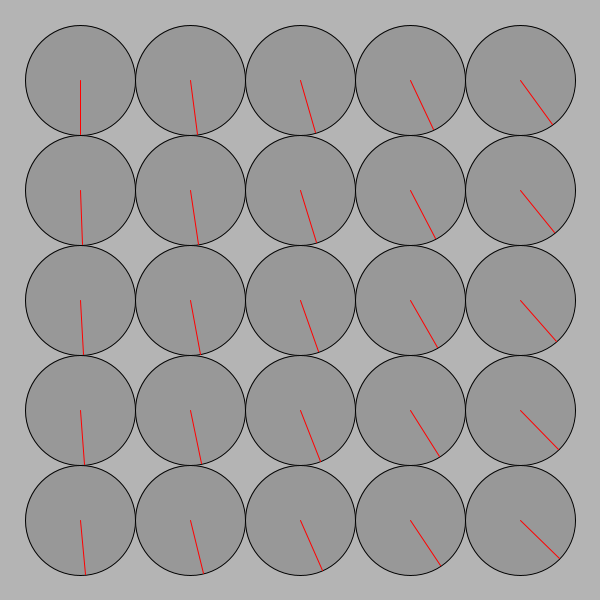
Frame 1 (no input)
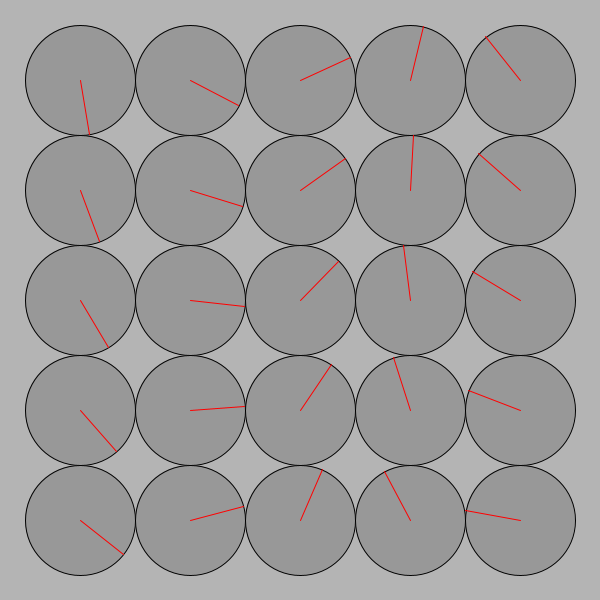
Frame 60 (the mouse pressed at the canvas centre just before this capture)
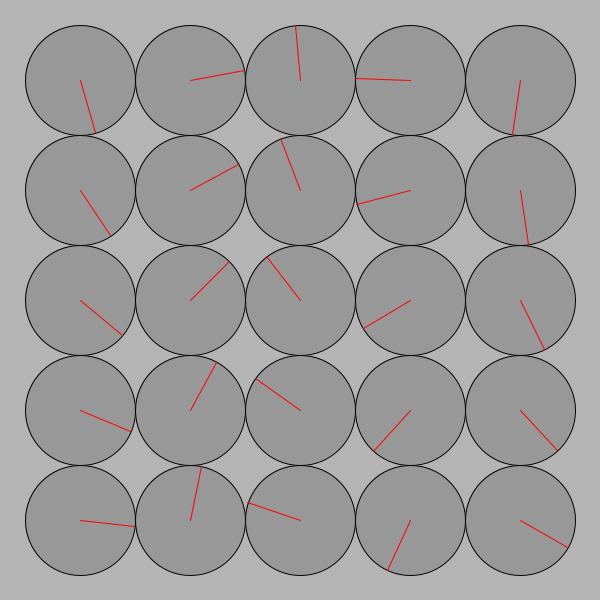
Frame 120 (the mouse held since frame 60 and released just before this capture)

The Processing sketch that drew these frames (run headless with seeded random() and noise(); from frame 60 on, the mouse is pressed at the canvas centre):

// Processing sketch: processing_151455
// ── processing_151455.pde

/*
 * Creative Coding
 * Week 2, 04 - The Clocks
 * by Indae Hwang and Jon McCormack
 * Copyright (c) 2014 Monash University
 *
 * This program draws a grid of circular "clocks", whose hands move according to the elasped time.
 * The higher the clock number the faster it moves, the first clock takes 1 min to go all the way around.
 * The function "movingCircle" is used to draw each clock. It is passed the position, size and hand angle
 * as arguments.
 * 
 */

void setup() {
  size(600, 600);
  background(180);
  rectMode(CENTER);
  noStroke();
}


void draw() {
  background(180);
  noStroke();

  int num = 5;
  int margin = 80;

  float gutter = 0; //distance between each cell
  float cellsize = ( width - (2 * margin) - gutter * (num - 1) ) / (num - 1);

  int circleNumber = 0; // counter
  int circleNumber2 = 0; // to make hands go backwards

  for (int i=0; i<num; i++) {
    for (int j=0; j<num; j++) {
      ++circleNumber; ++circleNumber2; // no.2 part of code to make hands go backwards
 //}
// { 
if (i%2!=0) {
      float tx = margin + cellsize * i + gutter * i;
      float ty = margin + cellsize * j + gutter * j;

      movingCircle(tx, ty, cellsize, circleNumber * TWO_PI * millis() / 60000.0);
 
    } else
    // if (j%2!=0)
    {float tx = margin + cellsize * i + gutter * i;
float ty = margin + cellsize * j + gutter * j;
movingCircle(tx, ty, cellsize, circleNumber * TWO_PI * millis() / 60000.0);
}
}
  }
}//end of draw 


void movingCircle(float x, float y, float size, float angle) {

  // calculate endpoint of the line
  float tempX = x + (size / 2) * sin(angle);
  float tempY = y + (size / 2) * cos(angle);

  stroke(0);
  strokeWeight(1);
  fill(140, 180);
  ellipse(x, y, size, size); // circle

  stroke(255, 0, 0);
  line(x, y, tempX, tempY); // red line
}
void movingCircle2(float x, float y, float size, float angle) {

// calculate endpoint of the line
float tempX = x + (size / 2) * sin(angle);
float tempY = y + (size / 2) * cos(angle);

stroke(0);
strokeWeight(1);
fill(140, 180);
rect(x, y, size, size); // circle

stroke(255, 0, 0);
line(x, y, tempX, tempY); // red line
}
